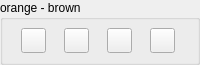
                    <widget class="QGroupBox" name="orangeBrown_Gb">
                     <property name="minimumSize">
                      <size>
                       <width>0</width>
                       <height>65</height>
                      </size>
                     </property>
                     <property name="maximumSize">
                      <size>
                       <width>16777215</width>
                       <height>65</height>
                      </size>
                     </property>
                     <property name="title">
                      <string>orange - brown</string>
                     </property>
                     <layout class="QHBoxLayout" name="horizontalLayout_12">
                      <property name="spacing">
                       <number>0</number>
                      </property>
                      <property name="leftMargin">
                       <number>0</number>
                      </property>
                      <property name="topMargin">
                       <number>0</number>
                      </property>
                      <property name="rightMargin">
                       <number>0</number>
                      </property>
                      <property name="bottomMargin">
                       <number>0</number>
                      </property>
                      <item>
                       <widget class="QPushButton" name="harvestGoldColor_Btn">
                        <property name="minimumSize">
                         <size>
                          <width>25</width>
                          <height>25</height>
                         </size>
                        </property>
                        <property name="maximumSize">
                         <size>
                          <width>25</width>
                          <height>25</height>
                         </size>
                        </property>
                        <property name="text">
                         <string/>
                        </property>
                       </widget>
                      </item>
                      <item>
                       <widget class="QPushButton" name="copperColor_Btn">
                        <property name="minimumSize">
                         <size>
                          <width>25</width>
                          <height>25</height>
                         </size>
                        </property>
                        <property name="maximumSize">
                         <size>
                          <width>25</width>
                          <height>25</height>
                         </size>
                        </property>
                        <property name="text">
                         <string/>
                        </property>
                       </widget>
                      </item>
                      <item>
                       <widget class="QPushButton" name="muleFawnColor_Btn">
                        <property name="minimumSize">
                         <size>
                          <width>25</width>
                          <height>25</height>
                         </size>
                        </property>
                        <property name="maximumSize">
                         <size>
                          <width>25</width>
                          <height>25</height>
                         </size>
                        </property>
                        <property name="text">
                         <string/>
                        </property>
                       </widget>
                      </item>
                      <item>
                       <widget class="QPushButton" name="jonColor_Btn">
                        <property name="minimumSize">
                         <size>
                          <width>25</width>
                          <height>25</height>
                         </size>
                        </property>
                        <property name="maximumSize">
                         <size>
                          <width>25</width>
                          <height>25</height>
                         </size>
                        </property>
                        <property name="text">
                         <string/>
                        </property>
                       </widget>
                      </item>
                     </layout>
                    </widget>
